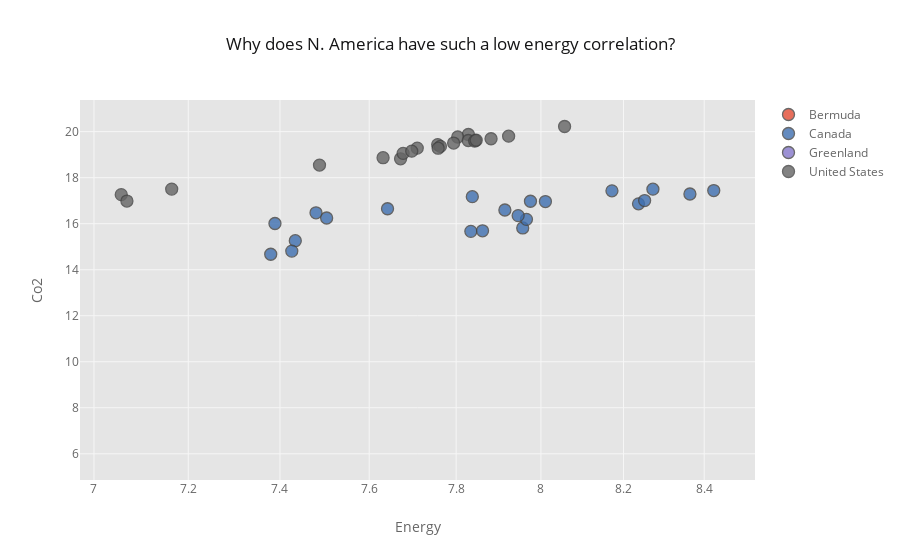

Notebook cell for this chart:
### Markdown cell above
### Observations
#### In North America, Family Size (Surviving Kids) has a positive correlation

There are fascinating descrepancies within the regions as well.

For example, North America is the only sub_region in the world where the more adult children in a family, the higher the per capita CO2 emissions.

Another unique exception in N. America: Energy has an exceptionally low correlation. But the correlation with motor vehicle ownership & % roads paved is the highest in the Americas.

### Code cell
# investigate wierd correlations with Energy
query = "sub_region=='Northern America' & year >=1990"
x = 'energy'
y = 'CO2'
size = 'CO2_footprint'
cat_col = 'country'

df.query(query).iplot(kind='scatter', x=x, y=y, text='year',\
           xTitle=str.title(x), yTitle=str.title(y), categories=cat_col, logx=True,\
             title='Why does N. America have such a low energy correlation?')

### Figure 1 — Plotly figure (JSON) as saved in the notebook; plotly's stock layout.template omitted (floating-point values rounded to 4 significant figures)
{"data": [{"marker": {"color": "rgba(226, 74, 51, 1.0)", "line": {"width": 1.3}, "opacity": 0.8, "size": 12, "symbol": "dot"}, "mode": "markers", "name": "Bermuda", "text": [1990, 1991, 1992, 1993, 1994, 1995, 1996, 1997, 1998, 1999, 2000, 2001, 2002, 2003, 2004, 2005, 2006, 2007, 2008, 2009, 2010], "textfont": {"color": "#666666"}, "type": "scatter", "x": [null, null, null, null, null, null, null, null, null, null, null, null, null, null, null, null, null, null, null, null, null], "y": [9.995, 8.473, 6.729, 7.9, 7.741, 7.584, 7.725, 7.689, 7.419, 7.913, 7.878, 7.843, 8.272, 8.007, 10.5, 6.918, 8.094, 8.015, 6.011, 7.186, 7.34]}, {"marker": {"color": "rgba(62, 111, 176, 1.0)", "line": {"width": 1.3}, "opacity": 0.8, "size": 12, "symbol": "dot"}, "mode": "markers", "name": "Canada", "text": [1990, 1991, 1992, 1993, 1994, 1995, 1996, 1997, 1998, 1999, 2000, 2001, 2002, 2003, 2004, 2005, 2006, 2007, 2008, 2009, 2010, 2011, 2012], "textfont": {"color": "#666666"}, "type": "scatter", "x": [7.504, 7.389, 7.48, 7.642, 7.834, 7.862, 7.957, 7.966, 7.838, 8.011, 8.172, 7.975, 7.914, 8.272, 8.364, 8.424, 8.237, 8.252, 7.946, 7.434, 7.38, 7.426, null], "y": [16.25, 16.01, 16.47, 16.65, 15.67, 15.69, 15.81, 16.19, 17.17, 16.96, 17.43, 16.97, 16.59, 17.5, 17.29, 17.44, 16.86, 17.0, 16.35, 15.26, 14.67, 14.81, 14.57]}, {"marker": {"color": "rgba(132, 118, 202, 1.0)", "line": {"width": 1.3}, "opacity": 0.8, "size": 12, "symbol": "dot"}, "mode": "markers", "name": "Greenland", "text": [1990, 1991, 1992, 1993, 1994, 1995, 1996, 1997, 1998, 1999, 2000, 2001, 2002, 2003, 2004, 2005, 2006, 2007, 2008, 2009, 2010], "textfont": {"color": "#666666"}, "type": "scatter", "x": [null, null, null, null, null, null, null, null, null, null, null, null, null, null, null, null, null, null, null, null, null], "y": [10.03, 9.873, 8.684, 9.02, 9.096, 9.098, 9.289, 9.406, 9.517, 9.687, 9.461, 9.558, 9.52, 9.353, 10.22, 10.64, 10.95, 10.75, 11.13, 9.726, 11.07]}, {"marker": {"color": "rgba(101, 101, 101, 1.0)", "line": {"width": 1.3}, "opacity": 0.8, "size": 12, "symbol": "dot"}, "mode": "markers", "name": "United States", "text": [1990, 1991, 1992, 1993, 1994, 1995, 1996, 1997, 1998, 1999, 2000, 2001, 2002, 2003, 2004, 2005, 2006, 2007, 2008, 2009, 2010, 2011, 2012], "textfont": {"color": "#666666"}, "type": "scatter", "x": [7.672, 7.632, 7.677, 7.71, 7.757, 7.763, 7.844, 7.829, 7.804, 7.923, 8.057, 7.828, 7.843, 7.794, 7.882, 7.847, 7.697, 7.758, 7.488, 7.057, 7.164, 7.069, null], "y": [18.82, 18.87, 19.06, 19.28, 19.44, 19.36, 19.62, 19.88, 19.77, 19.8, 20.22, 19.61, 19.59, 19.5, 19.69, 19.63, 19.15, 19.28, 18.55, 17.26, 17.5, 16.98, 16.22]}], "layout": {"legend": {"bgcolor": "#FFFFFF", "font": {"color": "#666666"}}, "paper_bgcolor": "#FFFFFF", "plot_bgcolor": "#E5E5E5", "title": "Why does N. America have such a low energy correlation?", "titlefont": {"color": "#151516"}, "xaxis1": {"gridcolor": "#F6F6F6", "showgrid": true, "tickfont": {"color": "#666666"}, "title": "Energy", "titlefont": {"color": "#666666"}, "type": "log", "zerolinecolor": "#F6F6F6"}, "yaxis1": {"gridcolor": "#F6F6F6", "showgrid": true, "tickfont": {"color": "#666666"}, "title": "Co2", "titlefont": {"color": "#666666"}, "zerolinecolor": "#F6F6F6"}}}
